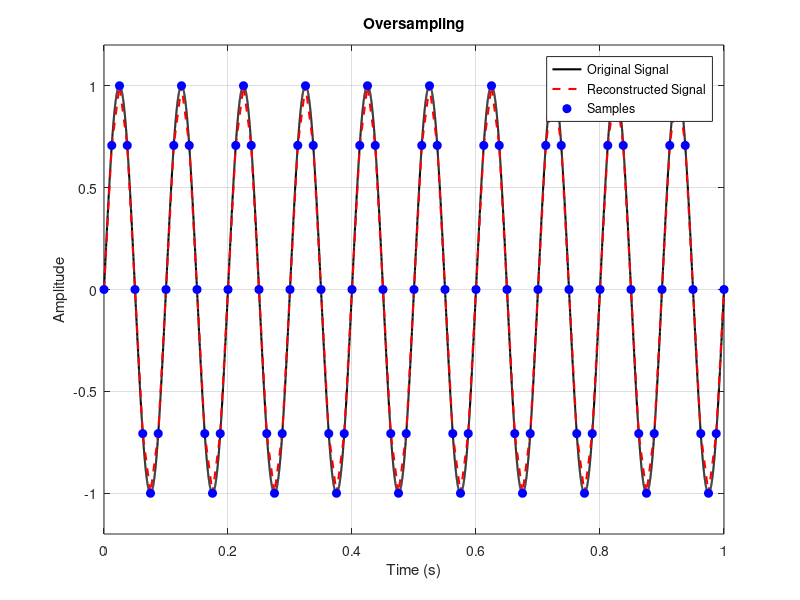

The MATLAB source for this figure:
clc; clear; close all;

fm = 10;
fs = 80;

t = 0:0.0001:1;
ts = 0:1/fs:1;

x = sin(2*pi*fm*t);
xs = sin(2*pi*fm*ts);

plot(t, x, 'k-', 'LineWidth', 1.5);
hold on;
plot(ts, xs, 'r--', 'LineWidth', 1.5);
plot(ts, xs, 'bo', 'MarkerFaceColor', 'b');

title('Oversampling');
xlabel('Time (s)');
ylabel('Amplitude');
legend('Original Signal', 'Reconstructed Signal', 'Samples');

grid on;
axis tight;
ylim([-1.2 1.2]);
